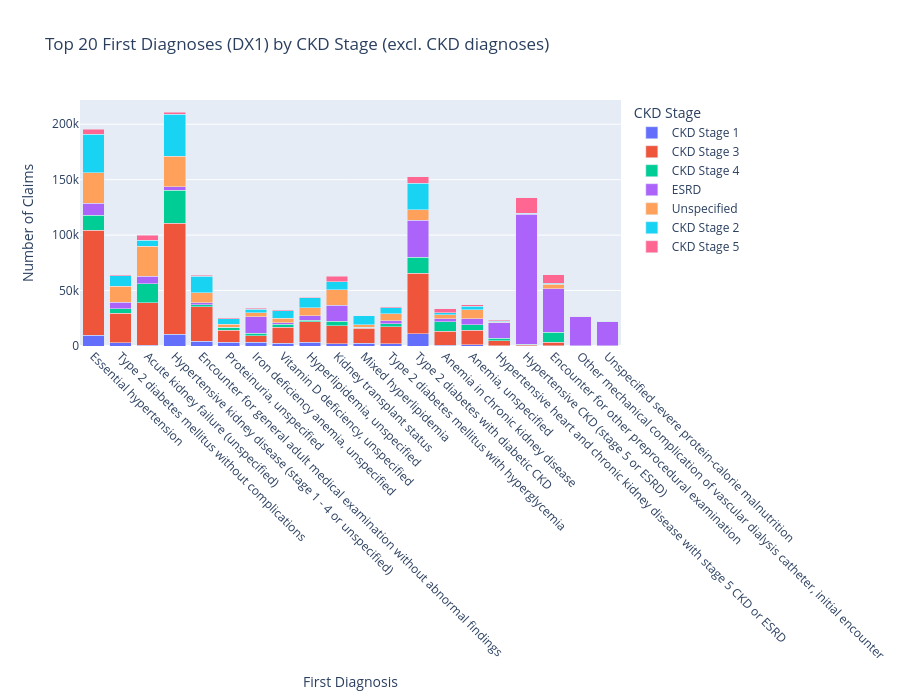

Here is the notebook cell this chart was saved with:
### Code cell
with open("icd_codes.json", "r") as f:
    icd_map = json.load(f)["icd10_label_map"]  # ✅ Fix is here

# Map ICD code to label only where it's in the top-50 summary
df_pdx_summary_pd["DX1"] = df_pdx_summary_pd["DX1"].astype(str)
df_pdx_summary_pd["DX1_Label"] = df_pdx_summary_pd["DX1"].map(icd_map).fillna("Unmapped")

fig = px.bar(
    df_pdx_summary_pd,
    x="DX1_Label",
    y="count",
    color="CKD_STAGE",
    barmode="stack",
    title="Top 20 First Diagnoses (DX1) by CKD Stage (excl. CKD diagnoses)",
    labels={"DX1_Label": "First Diagnosis", "count": "Number of Claims", "CKD_STAGE": "CKD Stage"},
    height=700
)
fig.update_layout(xaxis_tickangle=45)
fig.show()

### Figure 1 — Plotly figure (JSON) as saved in the notebook; plotly's stock layout.template omitted (floating-point values rounded to 4 significant figures)
{"data": [{"hovertemplate": "CKD Stage=CKD Stage 1<br>First Diagnosis=%{x}<br>Number of Claims=%{y}<extra></extra>", "legendgroup": "CKD Stage 1", "marker": {"color": "#636efa", "pattern": {"shape": ""}}, "name": "CKD Stage 1", "orientation": "v", "showlegend": true, "textposition": "auto", "type": "bar", "x": ["Essential hypertension", "Type 2 diabetes mellitus without complications", "Acute kidney failure (unspecified)", "Hypertensive kidney disease (stage 1 - 4 or unspecified)", "Encounter for general adult medical examination without abnormal findings", "Proteinuria, unspecified", "Iron deficiency anemia, unspecified", "Vitamin D deficiency, unspecified", "Hyperlipidemia, unspecified", "Kidney transplant status", "Mixed hyperlipidemia", "Type 2 diabetes mellitus with hyperglycemia", "Type 2 diabetes with diabetic CKD", "Anemia in chronic kidney disease", "Anemia, unspecified", "Hypertensive heart and chronic kidney disease with stage 5 CKD or ESRD", "Hypertensive CKD (stage 5 or ESRD)", "Encounter for other preprocedural examination", "Other mechanical complication of vascular dialysis catheter, initial encounter"], "xaxis": "x", "y": [9892, 2885, 798, 10393, 4276, 3229, 3183, 2420, 3402, 1874, 2494, 1913, 10838, 480, 1211, 122, 12, 253, 6], "yaxis": "y"}, {"hovertemplate": "CKD Stage=CKD Stage 3<br>First Diagnosis=%{x}<br>Number of Claims=%{y}<extra></extra>", "legendgroup": "CKD Stage 3", "marker": {"color": "#EF553B", "pattern": {"shape": ""}}, "name": "CKD Stage 3", "orientation": "v", "showlegend": true, "textposition": "auto", "type": "bar", "x": ["Iron deficiency anemia, unspecified", "Type 2 diabetes with diabetic CKD", "Hypertensive CKD (stage 5 or ESRD)", "Anemia in chronic kidney disease", "Anemia, unspecified", "Essential hypertension", "Hyperlipidemia, unspecified", "Kidney transplant status", "Type 2 diabetes mellitus with hyperglycemia", "Type 2 diabetes mellitus without complications", "Encounter for other preprocedural examination", "Hypertensive kidney disease (stage 1 - 4 or unspecified)", "Acute kidney failure (unspecified)", "Proteinuria, unspecified", "Vitamin D deficiency, unspecified", "Mixed hyperlipidemia", "Hypertensive heart and chronic kidney disease with stage 5 CKD or ESRD", "Encounter for general adult medical examination without abnormal findings", "Unspecified severe protein-calorie malnutrition", "Other mechanical complication of vascular dialysis catheter, initial encounter"], "xaxis": "x", "y": [6240, 54823, 965, 13037, 13014, 94389, 18255, 16325, 15666, 26458, 3273, 100168, 38185, 11101, 14325, 13521, 4540, 31027, 18, 79], "yaxis": "y"}, {"hovertemplate": "CKD Stage=CKD Stage 4<br>First Diagnosis=%{x}<br>Number of Claims=%{y}<extra></extra>", "legendgroup": "CKD Stage 4", "marker": {"color": "#00cc96", "pattern": {"shape": ""}}, "name": "CKD Stage 4", "orientation": "v", "showlegend": true, "textposition": "auto", "type": "bar", "x": ["Anemia in chronic kidney disease", "Essential hypertension", "Encounter for other preprocedural examination", "Hypertensive CKD (stage 5 or ESRD)", "Acute kidney failure (unspecified)", "Type 2 diabetes with diabetic CKD", "Type 2 diabetes mellitus with hyperglycemia", "Anemia, unspecified", "Hypertensive kidney disease (stage 1 - 4 or unspecified)", "Kidney transplant status", "Type 2 diabetes mellitus without complications", "Hyperlipidemia, unspecified", "Proteinuria, unspecified", "Mixed hyperlipidemia", "Hypertensive heart and chronic kidney disease with stage 5 CKD or ESRD", "Vitamin D deficiency, unspecified", "Iron deficiency anemia, unspecified", "Encounter for general adult medical examination without abnormal findings", "Other mechanical complication of vascular dialysis catheter, initial encounter", "Unspecified severe protein-calorie malnutrition"], "xaxis": "x", "y": [8154, 13778, 8910, 419, 17137, 14580, 2589, 4883, 30018, 4004, 4063, 1739, 2382, 810, 2148, 2887, 2212, 2005, 236, 3], "yaxis": "y"}, {"hovertemplate": "CKD Stage=ESRD<br>First Diagnosis=%{x}<br>Number of Claims=%{y}<extra></extra>", "legendgroup": "ESRD", "marker": {"color": "#ab63fa", "pattern": {"shape": ""}}, "name": "ESRD", "orientation": "v", "showlegend": true, "textposition": "auto", "type": "bar", "x": ["Hypertensive CKD (stage 5 or ESRD)", "Type 2 diabetes mellitus with hyperglycemia", "Other mechanical complication of vascular dialysis catheter, initial encounter", "Hypertensive heart and chronic kidney disease with stage 5 CKD or ESRD", "Iron deficiency anemia, unspecified", "Type 2 diabetes mellitus without complications", "Essential hypertension", "Encounter for other preprocedural examination", "Hypertensive kidney disease (stage 1 - 4 or unspecified)", "Anemia, unspecified", "Kidney transplant status", "Acute kidney failure (unspecified)", "Anemia in chronic kidney disease", "Hyperlipidemia, unspecified", "Type 2 diabetes with diabetic CKD", "Encounter for general adult medical examination without abnormal findings", "Proteinuria, unspecified", "Unspecified severe protein-calorie malnutrition", "Vitamin D deficiency, unspecified", "Mixed hyperlipidemia"], "xaxis": "x", "y": [117551, 2730, 25993, 14123, 14784, 6218, 10527, 39264, 2923, 5506, 14366, 6602, 3073, 3880, 32961, 1723, 82, 22031, 1436, 263], "yaxis": "y"}, {"hovertemplate": "CKD Stage=Unspecified<br>First Diagnosis=%{x}<br>Number of Claims=%{y}<extra></extra>", "legendgroup": "Unspecified", "marker": {"color": "#FFA15A", "pattern": {"shape": ""}}, "name": "Unspecified", "orientation": "v", "showlegend": true, "textposition": "auto", "type": "bar", "x": ["Kidney transplant status", "Type 2 diabetes mellitus with hyperglycemia", "Hypertensive kidney disease (stage 1 - 4 or unspecified)", "Unspecified severe protein-calorie malnutrition", "Anemia in chronic kidney disease", "Type 2 diabetes mellitus without complications", "Type 2 diabetes with diabetic CKD", "Essential hypertension", "Anemia, unspecified", "Iron deficiency anemia, unspecified", "Hypertensive CKD (stage 5 or ESRD)", "Acute kidney failure (unspecified)", "Hyperlipidemia, unspecified", "Encounter for other preprocedural examination", "Proteinuria, unspecified", "Vitamin D deficiency, unspecified", "Hypertensive heart and chronic kidney disease with stage 5 CKD or ESRD", "Other mechanical complication of vascular dialysis catheter, initial encounter", "Encounter for general adult medical examination without abnormal findings", "Mixed hyperlipidemia"], "xaxis": "x", "y": [14295, 6319, 27749, 29, 3397, 14197, 9577, 27623, 8007, 3551, 404, 27456, 7132, 3883, 2808, 3827, 576, 409, 8846, 2266], "yaxis": "y"}, {"hovertemplate": "CKD Stage=CKD Stage 2<br>First Diagnosis=%{x}<br>Number of Claims=%{y}<extra></extra>", "legendgroup": "CKD Stage 2", "marker": {"color": "#19d3f3", "pattern": {"shape": ""}}, "name": "CKD Stage 2", "orientation": "v", "showlegend": true, "textposition": "auto", "type": "bar", "x": ["Proteinuria, unspecified", "Type 2 diabetes mellitus without complications", "Acute kidney failure (unspecified)", "Hyperlipidemia, unspecified", "Kidney transplant status", "Essential hypertension", "Type 2 diabetes mellitus with hyperglycemia", "Type 2 diabetes with diabetic CKD", "Hypertensive CKD (stage 5 or ESRD)", "Hypertensive kidney disease (stage 1 - 4 or unspecified)", "Mixed hyperlipidemia", "Anemia, unspecified", "Encounter for general adult medical examination without abnormal findings", "Vitamin D deficiency, unspecified", "Hypertensive heart and chronic kidney disease with stage 5 CKD or ESRD", "Encounter for other preprocedural examination", "Iron deficiency anemia, unspecified", "Anemia in chronic kidney disease", "Unspecified severe protein-calorie malnutrition", "Other mechanical complication of vascular dialysis catheter, initial encounter"], "xaxis": "x", "y": [5128, 9522, 5257, 9164, 6892, 34944, 5376, 23880, 155, 37515, 7766, 3245, 15219, 6919, 633, 791, 3309, 1661, 18, 2], "yaxis": "y"}, {"hovertemplate": "CKD Stage=CKD Stage 5<br>First Diagnosis=%{x}<br>Number of Claims=%{y}<extra></extra>", "legendgroup": "CKD Stage 5", "marker": {"color": "#FF6692", "pattern": {"shape": ""}}, "name": "CKD Stage 5", "orientation": "v", "showlegend": true, "textposition": "auto", "type": "bar", "x": ["Encounter for other preprocedural examination", "Hypertensive kidney disease (stage 1 - 4 or unspecified)", "Hypertensive CKD (stage 5 or ESRD)", "Essential hypertension", "Type 2 diabetes with diabetic CKD", "Anemia in chronic kidney disease", "Kidney transplant status", "Type 2 diabetes mellitus without complications", "Acute kidney failure (unspecified)", "Anemia, unspecified", "Hypertensive heart and chronic kidney disease with stage 5 CKD or ESRD", "Vitamin D deficiency, unspecified", "Mixed hyperlipidemia", "Type 2 diabetes mellitus with hyperglycemia", "Other mechanical complication of vascular dialysis catheter, initial encounter", "Iron deficiency anemia, unspecified", "Proteinuria, unspecified", "Hyperlipidemia, unspecified", "Encounter for general adult medical examination without abnormal findings", "Unspecified severe protein-calorie malnutrition"], "xaxis": "x", "y": [8017, 1970, 14259, 4400, 5747, 3576, 5213, 1025, 4526, 1327, 925, 758, 215, 635, 468, 929, 556, 439, 582, 10], "yaxis": "y"}], "layout": {"barmode": "stack", "height": 700, "legend": {"title": {"text": "CKD Stage"}, "tracegroupgap": 0}, "title": {"text": "Top 20 First Diagnoses (DX1) by CKD Stage (excl. CKD diagnoses)"}, "xaxis": {"anchor": "y", "domain": [0, 1], "tickangle": 45, "title": {"text": "First Diagnosis"}}, "yaxis": {"anchor": "x", "domain": [0, 1], "title": {"text": "Number of Claims"}}}}
